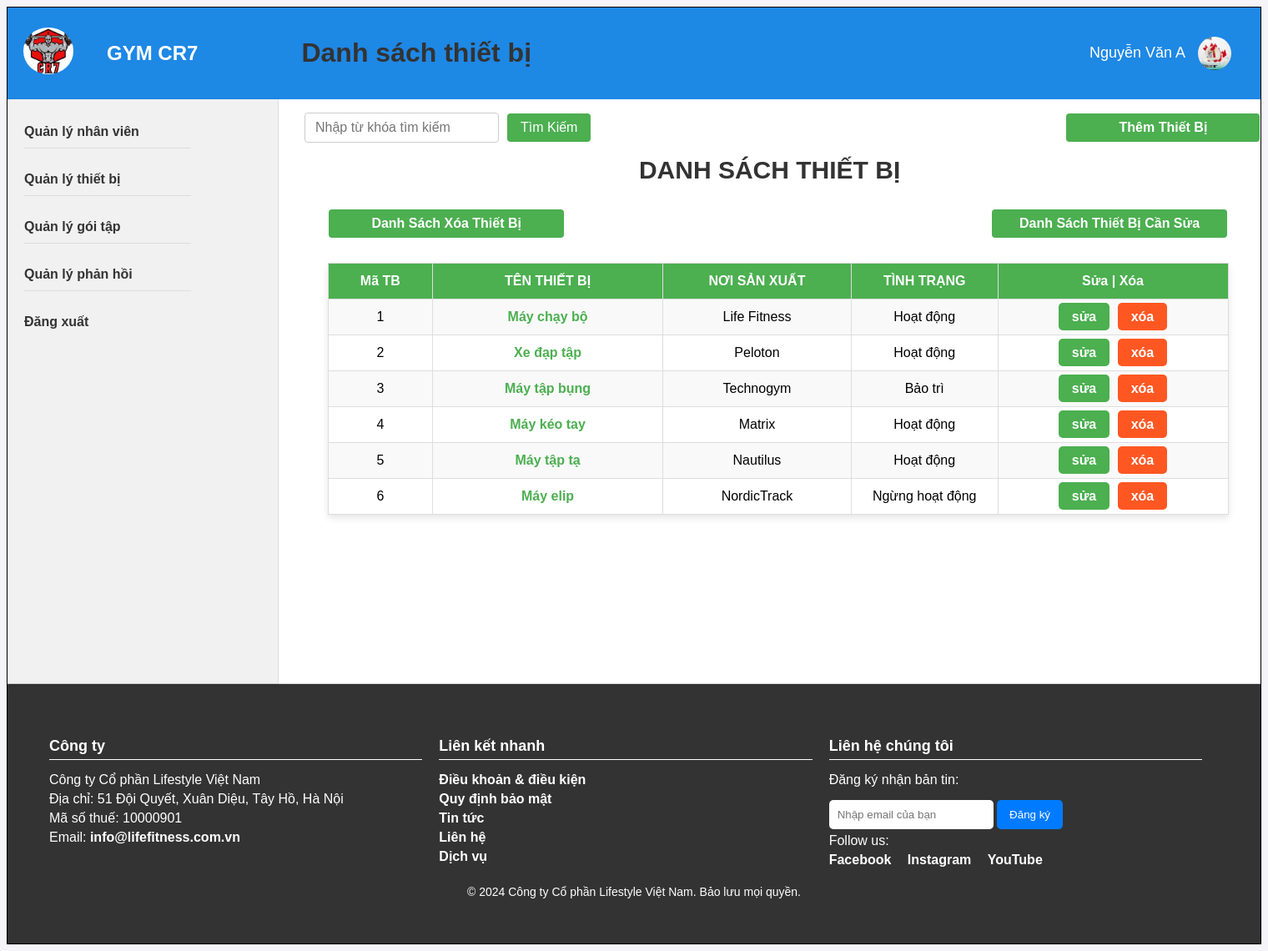
Screenshot of /quanly.php?dstb (signed in) with the database file from the repository.
### tables this page shows
CREATE TABLE `nhanvien` (
  `MaNV` int(11) NOT NULL,
  `TenNV` varchar(100) NOT NULL,
  `HinhAnhNV` varchar(255) DEFAULT NULL,
  `Email` varchar(100) NOT NULL,
  `Sdt` varchar(15) NOT NULL,
  `NgayVaoLam` date NOT NULL,
  `MaTK` int(11) DEFAULT NULL,
  `MaCV` int(11) DEFAULT NULL,
  `xoa` tinyint(1) DEFAULT 0
);

CREATE TABLE `thietbi` (
  `MaTB` int(11) NOT NULL,
  `TenTB` varchar(50) NOT NULL,
  `NoiSanXuat` varchar(50) NOT NULL,
  `TinhTrang` varchar(50) NOT NULL,
  `xoa` int(11) NOT NULL
);

### modal/dangnhap.php (called while the page is built, shortened)
<?php
    class dangNhap{
        public function select1NV($ma){
            $p = new clsketnoi();
            $con = $p ->moketnoi();
            if($con){
                $str = " SELECT *
                from taikhoan tk inner join nhanvien nv
                on tk.MaTK = nv.MaTK inner join chucvu cv
                on nv.MaCV = cv.MaCV
                WHERE tk.MaTK = $ma ";
                $tbl = $con ->query($str);
                return $tbl;
            }else{
                echo "truy vấn sai";
                return false;
            }
        }
    }
?>

### controller/getdangnhap.php (called while the page is built, shortened)
<?php
    include_once("modal/dangnhap.php");
    class GetDangNhap{
        public function Lay1NV($ma){
            $p = new dangNhap();
            $con = $p -> select1NV($ma);
            if($con){
                if($con -> num_rows > 0){
                    return $con;
                }else{
                    return 0;
                }
            }else{
                echo "Loi to cha ba luaaaaaaaaaaaaaaaaaaaaaa";
                return false;
            }
        }
    }
?>

### modal/mthietbi.php (called while the page is built, shortened)
<?php
    class mthietbi{
        public function selectalltb(){
            $p = new clsketnoi();
            $con = $p -> moketnoi();
            if($con){
                $str = "SELECT * FROM thietbi where xoa='' ";
                $tbl = $con -> query($str);
                return $tbl;
            }else{
                return false;
            }
        }
    }
?>

### controller/cthietbi.php (called while the page is built, shortened)
<?php
    include_once("modal/mthietbi.php");
    class cthietbi{
        public function getalltb(){
            $p = new mthietbi();
            $con = $p -> selectalltb();
            if($con){
                if($con -> num_rows > 0){
                    return $con;
                }else{
                    return 0;
                }
            }else{
                return -1;
            }
        }
    }
?>

### view/thietbi/table.php (the view, shortened to what this page needs)
<?php
    include_once("controller/cthietbi.php");
    $p = new cthietbi();
    if (isset($_REQUEST["search"])) {
        $con = $p->getsearchtb($_REQUEST["txtsearch"]);
        $t = $_REQUEST["txtsearch"];
        if (!$con || $con->num_rows == 0) {
            echo "<script>alert('Không tìm thấy thiết bị tương ứng');</script>";
            echo "<script>window.location.href = 'quanly.php?dstb';</script>";
            exit();
        }
    } else if (isset($_REQUEST["delete"])) {
        $con = $p->getalltbxoa();
    } else {
        $con = $p->getalltb();
    }
?>
<form action="" method="post" class="search-form">
    <input type="text" name="txtsearch" placeholder="Nhập từ khóa tìm kiếm">
    <input type="submit" name="search" value="Tìm Kiếm">
    <a class='add-button' href='?themtb'>Thêm Thiết Bị</a>
</form>
<?php
    if ($con) {
        echo "<br>";
        echo "<center><h1 style='font-size: 30px;'>DANH SÁCH THIẾT BỊ</h1></center>";
        echo "<div class='study-info'>";
        echo " <a class='add-button1' href='?dsxoatb'>Danh Sách Xóa Thiết Bị</a>";
        echo "<a class='add-button2' href='?dstbsua'>Danh Sách Thiết Bị Cần Sửa</a>";
        echo "</div>";
        echo "<article id='a3'>";
        echo "<table id='a30'>";
        echo "<tr>";
        echo "<th style='width: 100px;'>Mã TB</th>";
        echo "<th style='width: 250px;'>TÊN THIẾT BỊ</th>";
        echo "<th style='width: 200px;'>NƠI SẢN XUẤT</th>";
        echo "<th style='width: 150px;'>TÌNH TRẠNG</th>";
        echo "<th style='width: 250px;'>Sửa | Xóa</th>";
        echo "</tr>";
        $stt = 1;
        while ($r = $con->fetch_assoc()) {
            echo "<tr>";
            echo "<td>" . $stt++ . "</td>";
            echo "<td><a href='?ctnv=" . $r["MaTB"] . "'>" . $r["TenTB"] . "</a></td>";
            echo "<td>" . $r["NoiSanXuat"] . "</td>";
            echo "<td>" . $r["TinhTrang"] . "</td>";
            echo "<td>
                    <a class='edit-button' href='?stb=" . $r["MaTB"] . "'>sửa</a>
                    <a class='delete-button' href='?xoatb=" . $r["MaTB"] . "' onclick='return confirm(\"Bạn có muốn xóa thiết bị này?\")'>xóa</a>
                </td>";
            echo "</tr>";
        }
        echo "</table>";
        echo "</article>";
    }
?>
<!DOCTYPE html>
<html lang="en">
<head>
</head>
<body>
</body>
</html>

### quanly.php (shortened to what this page needs)
<!DOCTYPE html>
<html lang="en">
<head>
</head>
<?php
    include_once("controller/getdangnhap.php");
    $p = new GetDangNhap();
    $con = $p->Lay1NV($_SESSION["manv"]);
    if($con)
        $r = $con->fetch_assoc();
?>
<body>
    <div id="khung">
        <header>
            <div id="logo">
                <a href="quanly.php"><img src="../GYM/image/logo.jpg" alt=""></a>
                <p><a href="quanly.php">GYM CR7</a></p>
            </div>
            <h1 id="tieude">
                <?php
                    if(isset($_REQUEST['dsnv'])) {
                        echo "Danh sách nhân viên";
                    }elseif (isset($_REQUEST["dstb"])) {
                        echo "Danh sách thiết bị";
                    }elseif (isset($_REQUEST["dsgt"])) {
                        echo "Danh sách Gói Tập";
                    }elseif (isset($_REQUEST["dsph"])) {
                        echo "Danh sách Phản Hồi";
                    }else {
                        echo "Trang Quản lý";
                    }
                ?>
            </h1>
            <div class="noidung">
                <div class="dropdown">
                    <span class="dropdown-toggle"><?php echo $r["TenNV"]?></span>
                </div>
                <div class="user-info">
                    <img src="../GYM/image/avtnv/<?php echo $r['HinhAnhNV']; ?>" alt="User Avatar">
                </div>
            </div>
        </header>
        <section>
            <article id="a1">
                <a href="?dsnv">Quản lý nhân viên</a><br>
                <a href="?dstb">Quản lý thiết bị</a><br>
                <a href="?dsgt">Quản lý gói tập</a><br>
                <a href="?dsph">Quản lý phản hồi</a><br>
                <a href="nhanvien.php?dangxuat">Đăng xuất</a>
            </article>
            <article id="a2">
            <?php
                if(isset($_REQUEST["snv"])){
                    include_once("view/sua/suanhanvien.php");
                }elseif (isset($_REQUEST["stb"])){
                    include_once("view/sua/suathietbi.php");
                }elseif (isset($_REQUEST["sgt"])){
                    include_once("view/sua/suagoitap.php");
                }else if(isset($_REQUEST["themtb"])){
                    include_once("view/them/themthietbi.php");
                }else if(isset($_REQUEST["themnv"])){
                    include_once("view/them/themnhanvien.php");
                }else if(isset($_REQUEST["themgt"])){
                    include_once("view/them/themgoitap.php");
                }elseif (isset($_REQUEST["xoatb"])){
                    include_once("view/xoa/xoathietbi.php");
                }elseif (isset($_REQUEST["xoanv"])){
                    include_once("view/xoa/xoanhanvien.php");
                }elseif (isset($_REQUEST["xoagt"])){
                    include_once("view/xoa/xoagoitap.php");
                }elseif (isset($_REQUEST["xoaph"])){
                    include_once("view/xoa/xoaphanhoi.php");
                }elseif (isset($_REQUEST["kpnv"])){
                    include_once("view/khoiphuc/khoiphucnhanvien.php");
                }elseif (isset($_REQUEST["kptb"])){
                    include_once("view/khoiphuc/khoiphucthietbi.php");
                }elseif (isset($_REQUEST["kpgt"])){
                    include_once("view/khoiphuc/khoiphucgoitap.php");
                }elseif (isset($_REQUEST["kpph"])){
                    include_once("view/khoiphuc/khoiphucphanhoi.php");
                }elseif (isset($_REQUEST["dsnv"])){
                    include_once("view/nhanvien/table.php");
                }elseif (isset($_REQUEST["dstb"])){
                    include_once("view/thietbi/table.php");
                }elseif(isset($_REQUEST["dstbsua"])){
                    include_once("view/duyet_phieu_choql/index.php");
                }elseif (isset($_REQUEST["dsgt"])){
                    include_once("view/goitap/table.php");
                }elseif (isset($_REQUEST["dsph"])){
                    include_once("view/phanhoiql/table.php");
                }elseif (isset($_REQUEST["dsxoanv"])){
                    include_once("view/nhanvien/tablexoa.php");
                }elseif (isset($_REQUEST["dsxoatb"])){
                    include_once("view/thietbi/tablexoa.php");
                }elseif (isset($_REQUEST["dsxoagt"])){
                    include_once("view/goitap/tablexoa.php");
                }elseif (isset($_REQUEST["dsxoaph"])){
                    include_once("view/phanhoiql/tablexoa.php");
                }elseif (isset($_REQUEST["xemtt"])){
                    include_once("view/nhanvien/ctql.php");
                }elseif (isset($_REQUEST["capnhattt"])){
                    include_once("view/sua/suathongtinquanly.php");
                }elseif(isset($_REQUEST["doimk"])){
                    include_once("view/doimatkhauNV.php");
                }
            ?>
        </section>
        <footer>
            <div class="footer-content">
                <div class="footer-section">
                    <h4>Công ty</h4>
                    <p>Công ty Cổ phần Lifestyle Việt Nam</p>
                    <p>Địa chỉ: 51 Đội Quyết, Xuân Diệu, Tây Hồ, Hà Nội</p>
                    <p>Mã số thuế: 10000901</p>
                    <p>Email: <a href="mailto:info@lifefitness.com.vn">info@lifefitness.com.vn</a></p>
                </div>
                <div class="footer-section">
                    <h4>Liên kết nhanh</h4>
                    <p><a href="#">Điều khoản & điều kiện</a></p>
                    <p><a href="#">Quy định bảo mật</a></p>
                    <p><a href="#">Tin tức</a></p>
                    <p><a href="#">Liên hệ</a></p>
                    <p><a href="#">Dịch vụ</a></p>
                </div>
                <div class="footer-section">
                    <h4>Liên hệ chúng tôi</h4>
                    <p>Đăng ký nhận bản tin:</p>
                    <input type="email" placeholder="Nhập email của bạn" />
                    <button>Đăng ký</button>
                    <p>Follow us:</p>
                    <div class="social-media">
                        <a href="#">Facebook</a>
                        <a href="#">Instagram</a>
                        <a href="#">YouTube</a>
                    </div>
                </div>
            </div>
            <div class="footer-bottom">
                <p>&copy; 2024 Công ty Cổ phần Lifestyle Việt Nam. Bảo lưu mọi quyền.</p>
            </div>
        </footer>
    </div>
</body>
</html>

### quanly.php (style rules this page uses)
#khung { font-family: Arial, sans-serif; border: 1px solid black; }
header { display: flex; justify-content: space-between; align-items: center; background-color: #1e88e5; color: #fff; padding: 15px; }
#logo { width: 280px; }
#logo img { height: 50px; border-radius: 50%; }
.noidung { display: flex; justify-content: space-between; align-items: center; padding: 10px 20px; }
.noidung .user-info { display: flex; align-items: center; }
.noidung .user-info img { width: 40px; height: 40px; border-radius: 50%; margin-left: 15px; }
.noidung .dropdown { position: relative; }
.noidung .dropdown-toggle { cursor: pointer; font-size: 18px; font-weight: bold; color: white; font-weight: 500; transition: color 0.3s; }
section { display: flex; height: 700px ; border-bottom: 1px solid #ddd; }
#a1 { width: 20%; background-color: #f1f1f1; padding: 20px; border-right: 1px solid #ddd; box-shadow: 0 2px 5px rgba(0, 0, 0, 0.1); }
#a1 a { display: block; color: #333; text-decoration: none; font-size: 16px; padding: 10px 0; transition: color 0.3s ease; }
#a1 a:not(:last-child) { border-bottom: 1px solid #ddd; }
#a2 { width: 80%; padding: 10px; background-color: #fff; height: 660px; }
#a3 { width: 100%; padding: 10px; background-color: #fff; height: 470px; overflow: auto; }
footer { background-color: #333; color: white; padding: 40px 50px; }
.footer-content { display: flex; justify-content: space-between; flex-wrap: wrap; }
.footer-section { flex: 1; min-width: 250px; margin-right: 20px; }
.footer-section h4 { margin-bottom: 15px; font-size: 18px; border-bottom: 1px solid #ffffff; padding-bottom: 5px; }
.footer-section p { margin: 5px 0; }
.footer-section a { color: #ffffff; text-decoration: none; }
.footer-bottom { text-align: center; margin-top: 20px; font-size: 14px; }
input[type="email"] { padding: 10px; margin-top: 10px; border: none; border-radius: 5px; }
button { padding: 10px 15px; margin-top: 10px; border: none; border-radius: 5px; background-color: #007bff; color: white; cursor: pointer; }
.social-media a { margin-right: 15px; color: #ffffff; }
#a2 { width: 80%; padding: 20px; background-color: #fff; }
.study-info { display: flex; justify-content: space-between; }
#logo { display: flex; align-items: center; padding: 2px 4px; border-radius: 5px; }
#logo img { width: 60px; height: auto; margin-right: 15px; }
#logo p { margin: 0; }
#logo a { width: 100px; text-decoration: none; color: white; font-size: 24px; font-weight: bold; transition: color 0.3s; }
#tieude { margin-left: -475px; width: 400px; }

### rows the page displays
nhanvien: TenNV "Nguyễn Văn A", HinhAnhNV (picture)
thietbi: TenTB "Máy chạy bộ", NoiSanXuat "Life Fitness", TinhTrang "Hoạt động"
thietbi: TenTB "Xe đạp tập", NoiSanXuat "Peloton", TinhTrang "Hoạt động"
thietbi: TenTB "Máy tập bụng", NoiSanXuat "Technogym", TinhTrang "Bảo trì"
thietbi: TenTB "Máy kéo tay", NoiSanXuat "Matrix", TinhTrang "Hoạt động"
thietbi: TenTB "Máy tập tạ", NoiSanXuat "Nautilus", TinhTrang "Hoạt động"
thietbi: TenTB "Máy elip", NoiSanXuat "NordicTrack", TinhTrang "Ngừng hoạt động"
